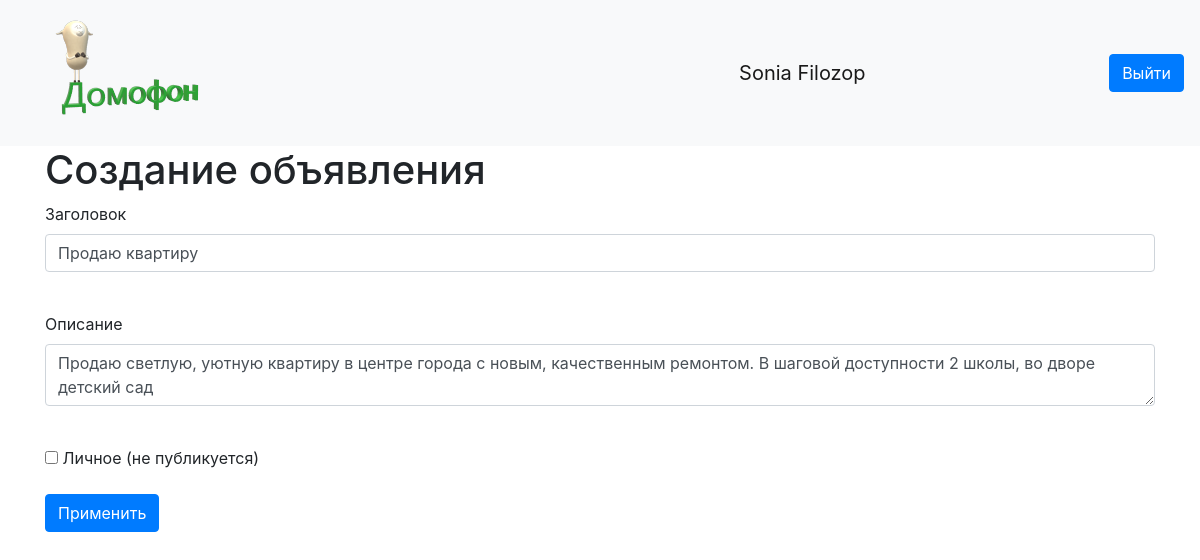
The page /news/1 (signed in) on the database as committed earlier.
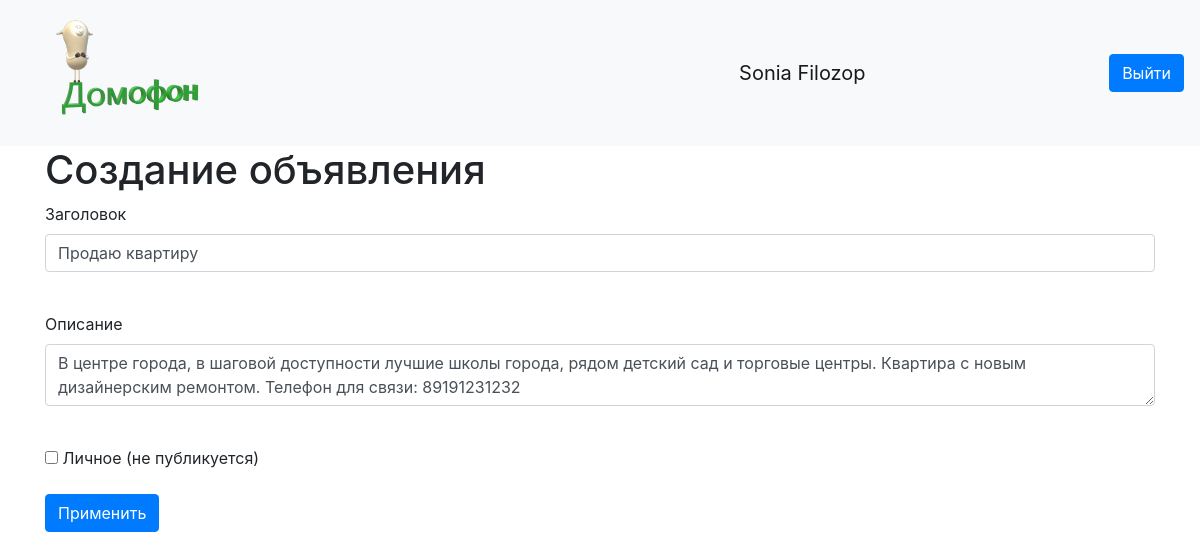
The same page on the database as committed later.
### data/news.py (models this page shows)
class News(SqlAlchemyBase):
    __tablename__ = 'news'
    id = sqlalchemy.Column(sqlalchemy.Integer,
                           primary_key=True, autoincrement=True)
    title = sqlalchemy.Column(sqlalchemy.String, nullable=True)
    content = sqlalchemy.Column(sqlalchemy.String, nullable=True)
    created_date = sqlalchemy.Column(sqlalchemy.DateTime,
                                     default=datetime.datetime.now)
    is_private = sqlalchemy.Column(sqlalchemy.Boolean, default=True)
    user_id = sqlalchemy.Column(sqlalchemy.Integer,
                                sqlalchemy.ForeignKey("users.id"))
    user = orm.relation('User')
    categories = orm.relation("Category",
                              secondary="association",
                              backref="news")

### main.py (the view, shortened to what this page needs)
@app.route('/news/<int:id>', methods=['GET', 'POST'])
@login_required
def edit_news(id):
    form = NewsForm()
    if request.method == "GET":
        db_sess = db_session.create_session()
        news = db_sess.query(News).filter(News.id == id,
                                          News.user == current_user
                                          ).first()
        if news:
            form.title.data = news.title
            form.content.data = news.content
            form.is_private.data = news.is_private
        else:
            abort(404)
    return render_template('news.html',
                           title='Редактирование объявления',
                           form=form
                           )

### forms/news.py
class NewsForm(FlaskForm):
    title = StringField('Заголовок', validators=[DataRequired()])
    address = TextAreaField("Адрес")
    plos = TextAreaField("Общая площадь")
    num_kom = TextAreaField("Количество комнат")
    etag = TextAreaField("Этаж")
    etag_home = TextAreaField("Этажей в доме")
    living = TextAreaField("Жилая")
    kitchen = TextAreaField("Кухня")
    remont = TextAreaField("Ремонт")
    type_home = TextAreaField("Тип дома")
    pass_lifts = TextAreaField("Пассажирских лифтов")
    gruz_lifts = TextAreaField("Грузовых лифтов")
    name = TextAreaField("Название")
    year = TextAreaField("Год постройки")
    height = TextAreaField("Высота потолков")
    pandus = TextAreaField("Пандус")
    parking = TextAreaField("Парковка")
    content = TextAreaField("Описание")
    is_private = BooleanField("Личное (не публикуется)")
    submit = SubmitField('Применить')

### data/db_session.py (called while the page is built)
def create_session() -> Session:
    global __factory
    return __factory()

### main.py (called while the page is built)
@login_manager.user_loader
def load_user(user_id):
    db_sess = db_session.create_session()
    return db_sess.query(User).get(user_id)

### templates/news.html (shortened to what this page needs)
{% extends "base.html" %}
{% block content %}
<h1>Создание объявления</h1>
<form action="" method="post">
    <p>
        {{ form.title.label }}<br>
        {{ form.title(class="form-control") }}<br>
    </p>
    <p>
        {{ form.content.label }}<br>
        {{ form.content(class="form-control") }}<br>
    </p>
    <p>{{ form.is_private() }} {{ form.is_private.label }}</p>
    <p>{{ form.submit(type="submit", class="btn btn-primary") }}</p>
</form>
{% endblock %}

Rows that differ between the two databases and show on the page:
changed News "Продаю квартиру": content "Продаю светлую, уютную квартиру в центре города с новым, качественным ремонтом. В шаговой доступности 2 школы, во дворе детский сад" → "В центре города, в шаговой доступности лучшие школы города, рядом детский сад и торговые центры. Квартира с новым дизайнерским ремонтом. Телефон для связи: 89191231232"
